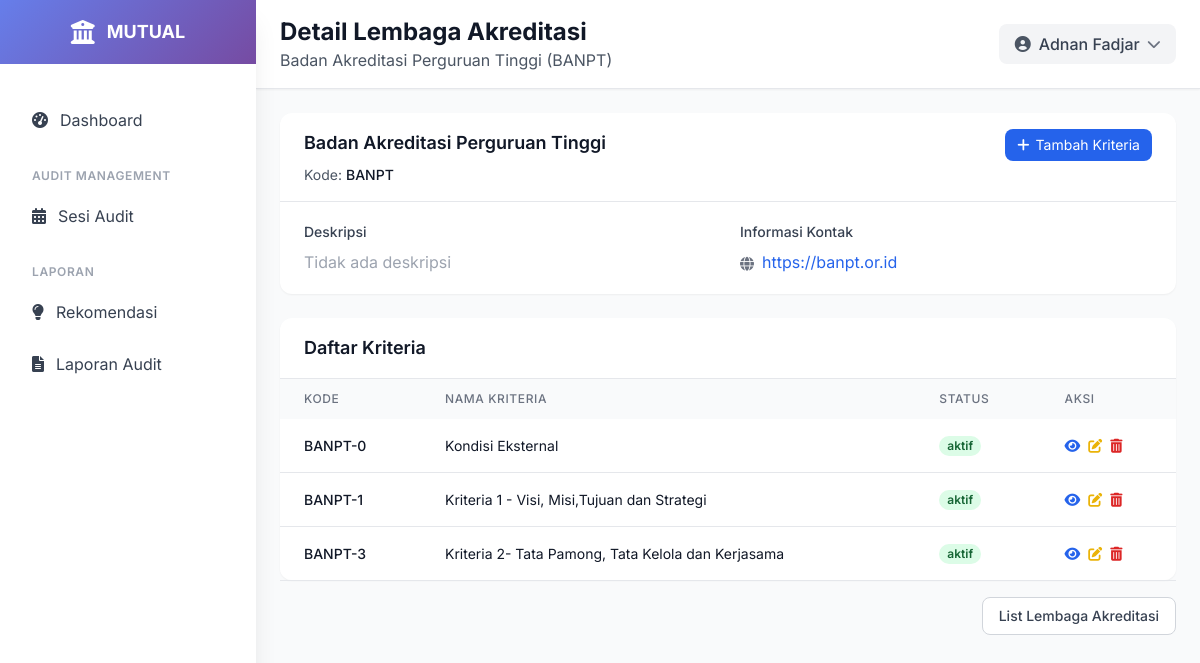
/lembaga/1/ (signed in), run on the app's committed database.
### ami/models.py (models this page shows, shortened)
class LembagaAkreditasi(models.Model):
    kode = models.CharField(max_length=20, unique=True)
    nama = models.CharField(max_length=255, unique=True)
    deskripsi = models.TextField(blank=True, null=True)
    website = models.URLField(blank=True, null=True)
    kontak = models.TextField(blank=True, null=True)
    class Meta:
        verbose_name = "Lembaga Akreditasi"
        verbose_name_plural = "Lembaga Akreditasi"
        ordering = ['nama']

class Kriteria(models.Model):
    lembaga_akreditasi = models.ForeignKey(LembagaAkreditasi, on_delete=models.CASCADE, related_name='kriteria')
    kode = models.CharField(max_length=30, null=True)
    nama = models.CharField(max_length=255)
    deskripsi = models.TextField(blank=True, null=True)
    status = models.CharField(max_length=20, choices=[
        ('aktif', 'aktif'),
        ('tidak aktif', 'tidak aktif'),
    ], default='aktif')
    class Meta:
        verbose_name = "Kriteria"
        verbose_name_plural = "Kriteria"
        unique_together = ['lembaga_akreditasi', 'kode']
        ordering = ['kode']

### ami/views.py (the view)
# urls.py: path('lembaga/<int:pk>/', views.lembaga_akreditasi_detail, name='lembaga_akreditasi_detail'),
@login_required
def lembaga_akreditasi_detail(request, pk):
    lembaga = get_object_or_404(LembagaAkreditasi, pk=pk)
    kriteria_list = lembaga.kriteria.all().order_by('kode')
    paginator = Paginator(kriteria_list, 10)
    page_number = request.GET.get('page')
    kriteria = paginator.get_page(page_number)
    return render(request, 'ami/lembaga_akreditasi_detail.html', {
        'lembaga': lembaga,
        'kriteria': kriteria
    })

### templates/ami/lembaga_akreditasi_detail.html (shortened to what this page needs)
{% extends 'base.html' %}
{% load static %}
{% block page_title %}Detail Lembaga Akreditasi{% endblock %}
{% block page_subtitle %}{{ lembaga.nama }} ({{ lembaga.kode }}){% endblock %}
{% block content %}
<div class="p-4 lg:p-6">
    <div class="bg-white rounded-xl shadow-sm overflow-hidden mb-6">
        <div class="px-4 lg:px-6 py-4 border-b border-gray-200">
            <div class="flex flex-col md:flex-row md:justify-between md:items-start">
                <div>
                    <h3 class="text-lg font-semibold text-gray-900 mb-2">{{ lembaga.nama }}</h3>
                    <p class="text-sm text-gray-600">Kode: <span class="font-medium text-gray-900">{{ lembaga.kode }}</span></p>
                </div>
                <div class="mt-4 md:mt-0 flex flex-wrap gap-2">
                    <a href="{% url 'ami:kriteria_create' lembaga.id %}" class="bg-blue-600 hover:bg-blue-700 text-white px-3 py-1.5 rounded-lg text-sm flex items-center">
                        <i class="fas fa-plus mr-1.5"></i> Tambah Kriteria
                    </a>
                </div>
            </div>
        </div>
        <div class="px-4 lg:px-6 py-5">
            <div class="grid grid-cols-1 md:grid-cols-2 gap-6">
                <div>
                    <h4 class="text-sm font-medium text-gray-700 mb-2">Deskripsi</h4>
                    <p class="text-gray-600">
                        {% if lembaga.deskripsi %}
                        {{ lembaga.deskripsi }}
                        {% else %}
                        <span class="text-gray-400">Tidak ada deskripsi</span>
                        {% endif %}
                    </p>
                </div>
                <div>
                    <h4 class="text-sm font-medium text-gray-700 mb-2">Informasi Kontak</h4>
                    <div class="space-y-2">
                        {% if lembaga.website %}
                        <div class="flex items-start">
                            <i class="fas fa-globe text-gray-500 mt-1 mr-2 text-sm"></i>
                            <div>
                                <a href="{{ lembaga.website }}" target="_blank" class="text-blue-600 hover:text-blue-800">
                                    {{ lembaga.website }}
                                </a>
                            </div>
                        </div>
                        {% endif %}
                    </div>
                </div>
            </div>
        </div>
    </div>
    <div class="bg-white rounded-xl shadow-sm overflow-hidden">
        <div class="px-4 lg:px-6 py-4 border-b border-gray-200">
            <h3 class="text-lg font-semibold text-gray-900">Daftar Kriteria</h3>
        </div>
        {% if kriteria %}
        <div class="overflow-x-auto">
            <table class="w-full">
                <thead class="bg-gray-50">
                    <tr>
                        <th class="px-3 lg:px-6 py-3 text-left text-xs font-medium text-gray-500 uppercase tracking-wider">Kode</th>
                        <th class="px-3 lg:px-6 py-3 text-left text-xs font-medium text-gray-500 uppercase tracking-wider">Nama Kriteria</th>
                        <th class="px-3 lg:px-6 py-3 text-left text-xs font-medium text-gray-500 uppercase tracking-wider hidden md:table-cell">Status</th>
                        <th class="px-3 lg:px-6 py-3 text-left text-xs font-medium text-gray-500 uppercase tracking-wider">Aksi</th>
                    </tr>
                </thead>
                <tbody class="bg-white divide-y divide-gray-200">
                    {% for kriteria_item in kriteria %}
                    <tr class="hover:bg-gray-50 transition-colors">
                        <td class="px-3 lg:px-6 py-4 whitespace-nowrap">
                            <div class="text-xs lg:text-sm font-medium text-gray-900">{{ kriteria_item.kode }}</div>
                        </td>
                        <td class="px-3 lg:px-6 py-4 whitespace-nowrap">
                            <div class="text-xs lg:text-sm text-gray-900">{{ kriteria_item.nama }}</div>
                        </td>
                        <td class="px-3 lg:px-6 py-4 whitespace-nowrap text-xs lg:text-sm text-gray-500 hidden md:table-cell">
                            <span class="px-2 inline-flex text-xs leading-5 font-semibold rounded-full
                                {% if kriteria_item.status == 'aktif' %}bg-green-100 text-green-800{% else %}bg-red-100 text-red-800{% endif %}">
                                {{ kriteria_item.get_status_display }}
                            </span>
                        </td>
                        <td class="px-3 lg:px-6 py-4 whitespace-nowrap text-xs lg:text-sm font-medium">
                            <div class="flex flex-wrap gap-2">
                                <a href="{% url 'ami:kriteria_detail' kriteria_item.pk %}" class="text-blue-600 hover:text-blue-900">
                                    <i class="fas fa-eye"></i>
                                </a>
                                <a href="{% url 'ami:kriteria_update' kriteria_item.pk %}" class="text-yellow-500 hover:text-yellow-700">
                                    <i class="fas fa-edit"></i>
                                </a>
                                <a href="{% url 'ami:kriteria_delete' kriteria_item.pk %}" class="text-red-600 hover:text-red-900">
                                    <i class="fas fa-trash-alt"></i>
                                </a>
                            </div>
                        </td>
                    </tr>
                    {% endfor %}
                </tbody>
            </table>
        </div>
        {% endif %}
    </div>
            <div class="flex flex-col sm:flex-row sm:justify-end space-y-2 sm:space-y-0 sm:space-x-2 pt-4 border-t border-gray-200 pt-4">
                <a href="{% url 'ami:lembaga_akreditasi_list' %}" class="w-full sm:w-auto px-4 py-2 border border-gray-300 rounded-lg text-sm font-medium text-gray-700 bg-white hover:bg-gray-50">
                    List Lembaga Akreditasi
                </a>
            </div>
        </div>
</div>
{% endblock %}

### templates/base.html (shortened to what this page needs)
<!DOCTYPE html>
<html lang="id">
<head>
    <script src="https://cdn.tailwindcss.com"></script>
    <link href="https://cdnjs.cloudflare.com/ajax/libs/font-awesome/6.0.0/css/all.min.css" rel="stylesheet">
    <link href="https://cdn.jsdelivr.net/npm/select2@4.1.0-rc.0/dist/css/select2.min.css" rel="stylesheet" />
    <link href="https://cdn.jsdelivr.net/npm/select2-bootstrap-5-theme@1.3.0/dist/select2-bootstrap-5-theme.min.css" rel="stylesheet" />
</head>
<body class="bg-gray-50">
    <div class="fixed inset-y-0 left-0 z-50 w-64 bg-white shadow-xl transform transition-transform duration-300 ease-in-out lg:translate-x-0 -translate-x-full flex flex-col" id="sidebar">
        <div class="flex items-center justify-center h-16 gradient-bg flex-shrink-0">
            <div class="flex items-center space-x-3">
                <i class="fas fa-university text-white text-2xl"></i>
                <span class="text-white font-bold text-lg">MUTUAL</span>
            </div>
        </div>
        <nav class="flex-1 overflow-y-auto mt-8 px-4 pb-4">
            <div class="space-y-2">
                <a href="{% url 'ami:dashboard' %}" class="sidebar-item flex items-center px-4 py-3 text-gray-700 rounded-lg transition-all duration-200 {% if request.resolver_match.url_name == 'dashboard' %}bg-blue-50 text-blue-600{% else %}hover:bg-gray-50{% endif %}">
                    <i class="fas fa-tachometer-alt mr-3"></i>
                    <span>Dashboard</span>
                </a>
                <div class="pt-4">
                    <p class="px-4 text-xs font-semibold text-gray-400 uppercase tracking-wider">Audit Management</p>
                    <div class="mt-2 space-y-1">
                        <a href="{% url 'ami:audit_session_list' %}" class="sidebar-item flex items-center px-4 py-3 text-gray-700 rounded-lg transition-all duration-200 {% if request.resolver_match.url_name == 'audit_session_list' %}bg-blue-50 text-blue-600{% else %}hover:bg-gray-50{% endif %}">
                            <i class="fas fa-calendar-alt mr-3"></i>
                            <span>Sesi Audit</span>
                        </a>
                    </div>
                </div>
                <div class="pt-4">
                    <p class="px-4 text-xs font-semibold text-gray-400 uppercase tracking-wider">Laporan</p>
                    <div class="mt-2 space-y-1">
                        <a href="#" class="sidebar-item flex items-center px-4 py-3 text-gray-700 rounded-lg transition-all duration-200 hover:bg-gray-50">
                            <i class="fas fa-lightbulb mr-3"></i>
                            <span>Rekomendasi</span>
                        </a>
                        <a href="{% url 'ami:laporan_index_audit' %}"
                            class="sidebar-item flex items-center px-4 py-3 text-gray-700 rounded-lg transition-all duration-200 {% if request.resolver_match.url_name == 'laporan_index_audit' %}bg-blue-50 text-blue-600{% else %}hover:bg-gray-50{% endif %}">
                            <i class="fas fa-file-alt mr-3"></i>
                            <span>Laporan Audit</span>
                        </a>
                    </div>
                </div>
            </div>
        </nav>
    </div>
    <div class="lg:ml-64 flex flex-col min-h-screen">
        <header class="bg-white shadow-sm border-b border-gray-200">
            <div class="flex items-center justify-between px-4 lg:px-6 py-4">
                <div class="lg:block hidden">
                    <h1 class="text-xl lg:text-2xl font-bold text-gray-900">{% block page_title %}{% endblock %}</h1>
                    <p class="text-gray-600">{% block page_subtitle %}{% endblock %}</p>
                </div>
                <div class="flex items-center space-x-4">
                    <div class="relative">
                        <button id="profileButton" class="flex items-center space-x-2 bg-gray-100 hover:bg-gray-200 px-4 py-2 rounded-lg transition-colors">
                            <i class="fas fa-user-circle text-gray-600"></i>
                            <span class="text-gray-700 font-medium">{{ user.get_full_name|default:user.username }}</span>
                            <i class="fas fa-chevron-down text-gray-500 text-sm transition-transform" id="chevronIcon"></i>
                        </button>
                    </div>
                </div>
            </div>
        </header>
        {% block content %}{% endblock %}
</body>
</html>

### templates/base.html (style rules this page uses)
body { font-family: 'Inter', sans-serif; }
.gradient-bg { background: linear-gradient(135deg, #667eea 0%, #764ba2 100%); }

### data on the page
LembagaAkreditasi: nama "Badan Akreditasi Perguruan Tinggi", kode "BANPT", website "https://banpt.or.id"
Kriteria: kode "BANPT-0", nama "Kondisi Eksternal", status "aktif"
Kriteria: kode "BANPT-1", nama "Kriteria 1 - Visi, Misi,Tujuan dan Strategi", status "aktif"
Kriteria: kode "BANPT-3", nama "Kriteria 2- Tata Pamong, Tata Kelola dan Kerjasama", status "aktif"

### other printed values
{{ user.get_full_name|default:user.username }} "Adnan Fadjar"
